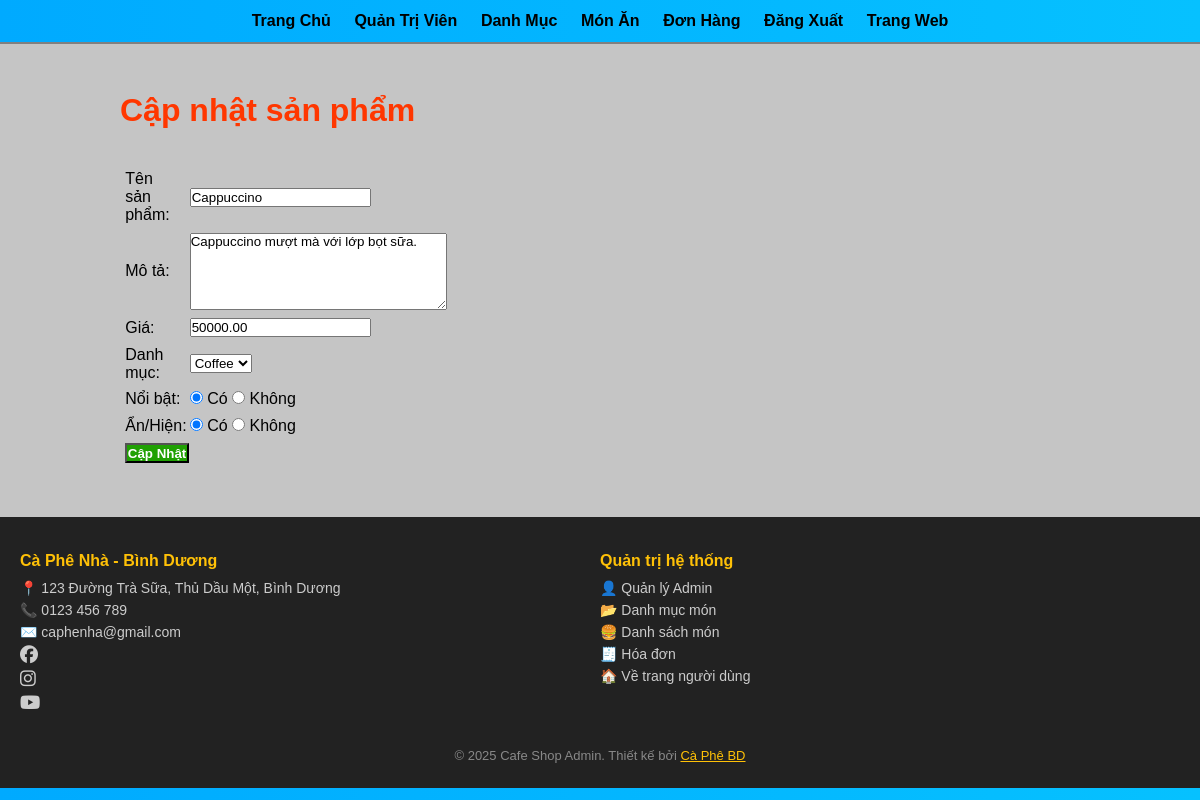
Page /admin/update-food.php?id=2 (signed in) on the committed database.
### tables this page shows
CREATE TABLE `tbl_food` (
  `id` int(10) UNSIGNED NOT NULL AUTO_INCREMENT,
  `title` varchar(100) NOT NULL,
  `description` text,
  `price` decimal(10,2),
  `image_name` varchar(255),
  `category_id` int(10) UNSIGNED,
  `featured` varchar(10),
  `active` varchar(10),
  PRIMARY KEY (`id`),
  FOREIGN KEY (`category_id`) REFERENCES `tbl_category` (`id`) ON DELETE SET NULL
);

CREATE TABLE `tbl_category` (
  `id` int(10) UNSIGNED NOT NULL AUTO_INCREMENT,
  `title` varchar(100) NOT NULL,
  `image_name` varchar(255),
  `featured` varchar(10),
  `active` varchar(10),
  PRIMARY KEY (`id`)
);

### admin/update-food.php (the view, shortened to what this page needs)
<?php include('partials/menu.php'); ?>
<?php
    if(isset($_GET['id']))
    {
        $id = $_GET['id'];
        $sql2 = "SELECT * FROM tbl_food WHERE id=$id";
        $res2 = mysqli_query($conn, $sql2);
        $row2 = mysqli_fetch_assoc($res2);
        $title = $row2['title'];
        $description = $row2['description'];
        $price = $row2['price'];
        $current_category = $row2['category_id'];
        $featured = $row2['featured'];
        $active = $row2['active'];
    }
    else
    {
        header('location:' . SITEURL . 'admin/manage-food.php');
    }
?>
<div class="main-content">
    <div class="wrapper">
        <h1>Cập nhật sản phẩm</h1>
        <br><br>
        <form action="" method="POST" enctype="multipart/form-data">
        <table class="tbl-30">
            <tr>
                <td>Tên sản phẩm: </td>
                <td>
                    <input type="text" name="title" value="<?php echo $title; ?>">
                </td>
            </tr>
            <tr>
                <td>Mô tả: </td>
                <td>
                    <textarea name="description" cols="30" rows="5"><?php echo $description; ?></textarea>
                </td>
            </tr>
            <tr>
                <td>Giá: </td>
                <td>
                    <input type="number" name="price" value="<?php echo $price; ?>">
                </td>
            </tr>
            <tr>
                <td>Danh mục: </td>
                <td>
                    <select name="category">
                        <?php
                            $sql = "SELECT * FROM tbl_category WHERE active='Yes'";
                            $res = mysqli_query($conn, $sql);
                            $count = mysqli_num_rows($res);
                            if($count > 0)
                            {
                                while($row = mysqli_fetch_assoc($res))
                                {
                                    $category_title = $row['title'];
                                    $category_id = $row['id'];
                                    ?>
                                    <option <?php if($current_category == $category_id) { echo "selected"; } ?> value="<?php echo $category_id; ?>"><?php echo $category_title; ?></option>
                                    <?php
                                }
                            }
                            else
                            {
                                echo "<option value='0'>Danh mục không có sẵn.</option>";
                            }
                        ?>
                    </select>
                </td>
            </tr>
            <tr>
                <td>Nổi bật: </td>
                <td>
                    <input <?php if($featured == "Yes") { echo "checked"; } ?> type="radio" name="featured" value="Yes"> Có
                    <input <?php if($featured == "No") { echo "checked"; } ?> type="radio" name="featured" value="No"> Không
                </td>
            </tr>
            <tr>
                <td>Ẩn/Hiện: </td>
                <td>
                    <input <?php if($active == "Yes") { echo "checked"; } ?> type="radio" name="active" value="Yes"> Có
                    <input <?php if($active == "No") { echo "checked"; } ?> type="radio" name="active" value="No"> Không
                </td>
            </tr>
            <tr>
                <td>
                    <input type="submit" name="submit" value="Cập Nhật" class="btn-secondery">
                </td>
            </tr>
        </table>
        </form>
    </div>
</div>
<?php include('partials/footer.php'); ?>

### css/admin.css (style rules this page uses)
* { margin: 0; padding: 0; font-family: Arial, Helvetica, sans-serif; }
.wrapper { padding: 1%; width: 80%; margin: 0 auto; }
.tbl-30 { width: 30%; }
table tr td { padding: 1%; }
.btn-secondery { background-color: rgb(32, 161, 3); padding: 1%; color: rgb(255, 255, 255); text-decoration: none; font-weight: bold; }
.main-content { background-color: rgb(197, 197, 197); color:rgb(255, 55, 0); padding: 3% 0; }
body { background: linear-gradient(90deg, #00aaff, #06c1ff); }

### admin/partials/footer.php (style rules this page uses)
body { margin: 0; display: flex; flex-direction: column; min-height: 100vh; }

### rows in the picture
tbl_food: title "Cappuccino", description "Cappuccino mượt mà với lớp bọt sữa.", price "50000.00", category "Coffee", featured "☑", active "☑"
